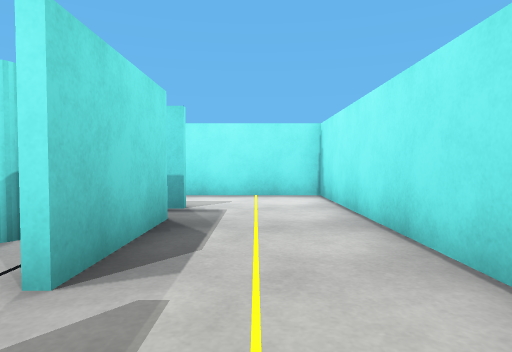
View 1 (above)

18 first-person views from a walk through a robot-simulator world made for Webots. The camera is 0.86 m above the floor, tilts 2° down and sees 75° across. The floor is counted in squares, 1 m on a side. Each view is taken from the middle of a square. On the plan, view 1 faces up. The plan holds only what a view shows up to about 11 squares ahead; the rest is blank. Robots are left out.

View 2
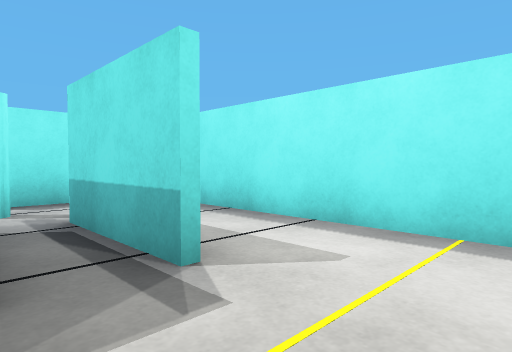

View 3
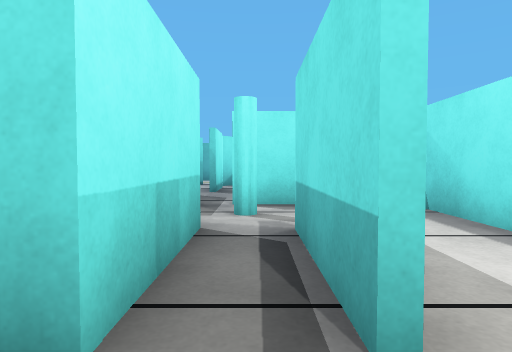

View 4
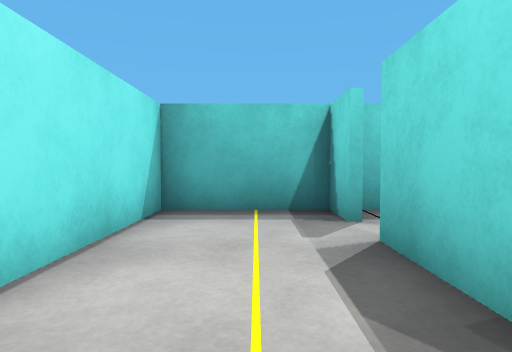

View 5
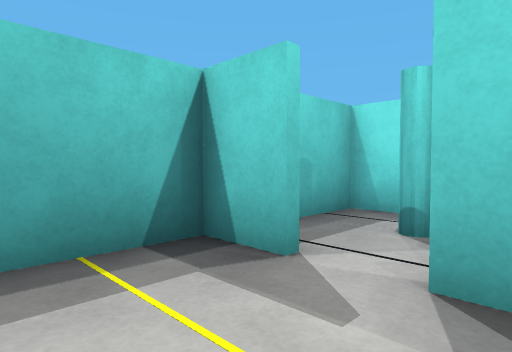

View 6
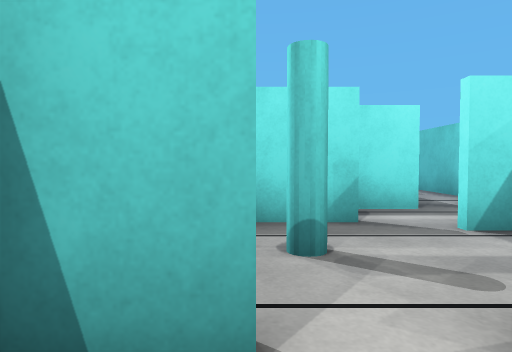

View 7
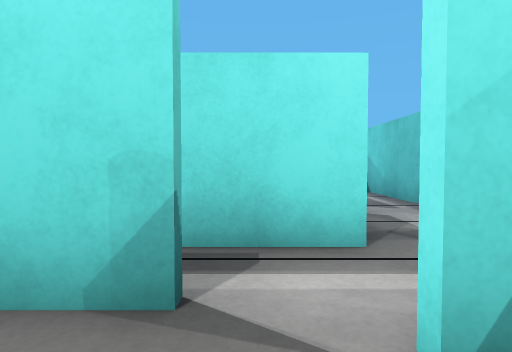

View 8
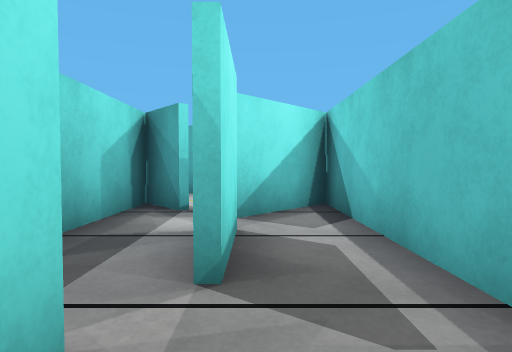

View 9
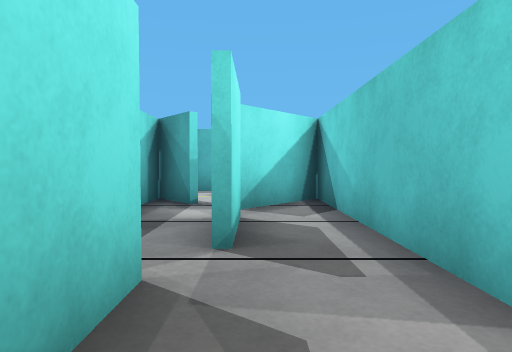

View 10
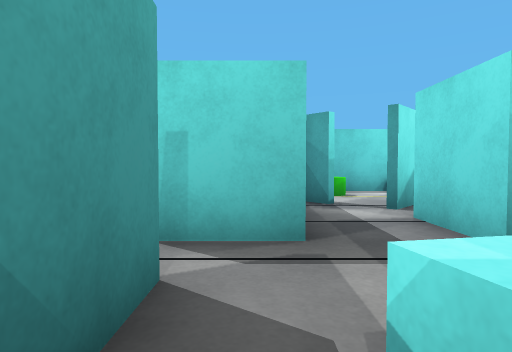

View 11
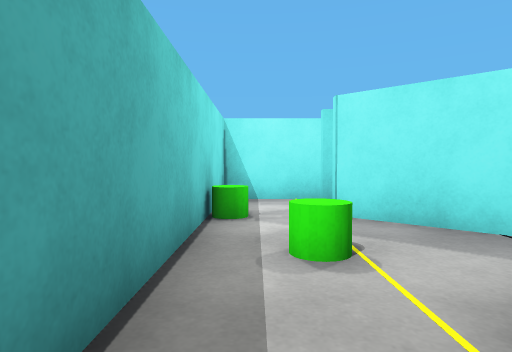

View 12
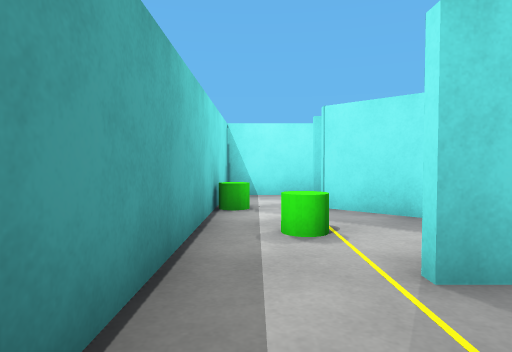

View 13
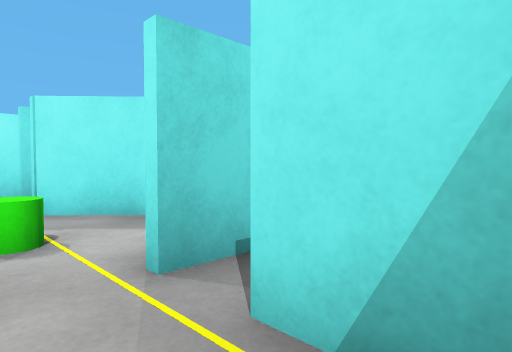

View 14
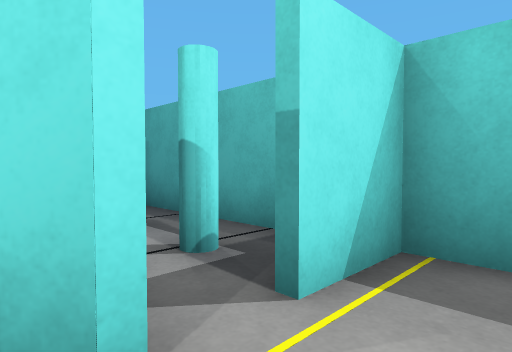

View 15
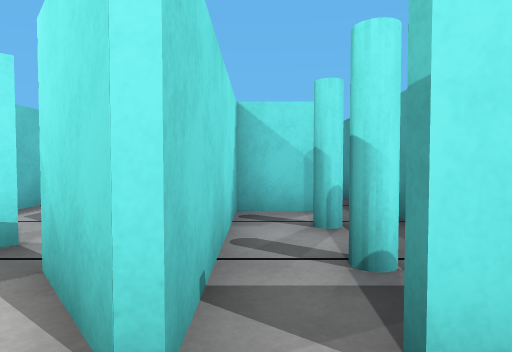

View 16
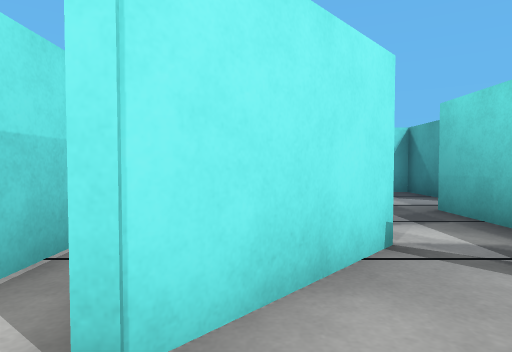

View 17
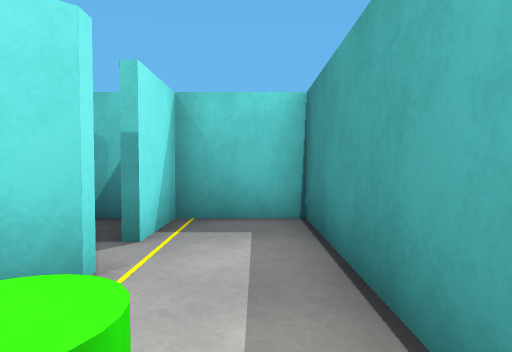

View 18
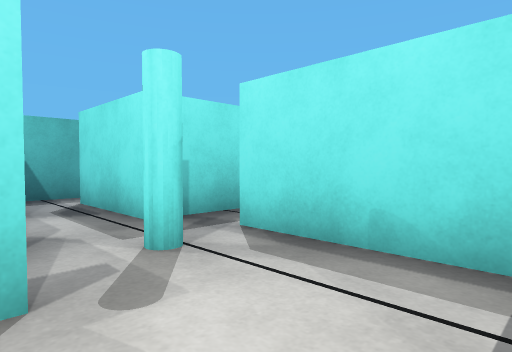

### Floor plan
Ten units are one square. View 1 is at (0, 0); x grows to the right and y downward. Boxes are objects, and circles mark ways between rooms. Rooms are numbered by the first view taken in them; rooms with no view inside come last. Other rooms are left out.
<svg viewBox="-183 -98 206 106">
<path fill="none" stroke="#000" d="M-14 -65 -45 -65M-46 -52 -14 -52 -14 -22M-14 -11 -14 3 18 3 18 -93 -65 -93M-72 -86 -72 -65M-49 -26 -49 3 -20 3M-43 -44 -43 -36M-64 -42 -64 -10M-104 -46 -124 -46M-95 -42 -70 -42M-94 -65 -124 -65M-124 -48 -104 -48M-124 -26 -107 -26M-72 -65 -72 -55M-107 -26 -107 -9M-95 -13 -66 -13 -66 -17M-154 -26 -139 -26M-139 -65 -154 -65M-160 -24 -143 -37M-134 -45 -157 -66M-135 -79 -156 -79M-154 -93 -178 -93 -178 3 -157 3 -157 -14M-149 3 -114 3M-141 -37 -154 -26M-109 -9 -109 -24 -160 -24M-89 3 -56 3M-114 3 -104 3M-124 -65 -139 -65M-154 -65 -132 -46M-139 -26 -124 -26"/>
<rect x="-35" y="-25" width="10" height="10" fill="#bbb"><title>cyan pole</title></rect>
<rect x="-35" y="-45" width="10" height="10" fill="#bbb"><title>cyan pole</title></rect>
<rect x="-65" y="-65" width="10" height="10" fill="#bbb"><title>cyan pole</title></rect>
<rect x="-85" y="-35" width="10" height="10" fill="#bbb"><title>cyan box</title></rect>
<rect x="-175" y="-75" width="10" height="10" fill="#bbb"><title>green cylinder</title></rect>
<rect x="-165" y="-45" width="10" height="10" fill="#bbb"><title>green cylinder</title></rect>
<rect x="-145" y="-15" width="10" height="10" fill="#bbb"><title>cyan pole</title></rect>
<rect x="-125" y="-15" width="10" height="10" fill="#bbb"><title>cyan pole</title></rect>
<circle cx="-10" cy="-20" r="3" fill="#2a7"/>
<circle cx="-40" cy="-60" r="3" fill="#2a7"/>
<circle cx="-55" cy="-70" r="3" fill="#2a7"/>
<circle cx="-50" cy="-40" r="3" fill="#2a7"/>
<circle cx="-70" cy="-50" r="3" fill="#2a7"/>
<circle cx="-100" cy="-30" r="3" fill="#2a7"/>
<circle cx="-115" cy="-60" r="3" fill="#2a7"/>
<circle cx="-115" cy="-40" r="3" fill="#2a7"/>
<circle cx="-100" cy="-10" r="3" fill="#2a7"/>
<circle cx="-150" cy="-20" r="3" fill="#2a7"/>
<circle cx="-140" cy="-40" r="3" fill="#2a7"/>
<circle cx="-110" cy="0" r="3" fill="#2a7"/>
<circle cx="-130" cy="-50" r="3" fill="#2a7"/>
<text x="-20" y="-60">1</text>
<text x="-30" y="-20">2</text>
<text x="-100" y="-50">3</text>
<text x="-60" y="-50">4</text>
<text x="-90" y="-30">5</text>
<text x="-160" y="-50">6</text>
<text x="-140" y="-10">7</text>
<text x="-90" y="0">8</text>
<text x="-130" y="-60">9</text>
<text x="-130" y="-40">10</text>
</svg>
Room 1 opens to room 2. Room 1 opens to room 4. Room 2 opens to room 4. Room 3 opens to room 4. Room 3 opens to room 5. Room 3 opens to room 9. Room 3 opens to room 10. Room 5 opens to room 8. Room 6 opens to room 7. Room 6 opens to room 10. Room 7 opens to room 8. Room 9 opens to room 10.

Where each view was taken, in squares from view 1:
view 1: 0 up, 0 right, facing up
view 2: 5 up, 1 right, facing up-left
view 3: 6 up, 0 right, facing left
view 4: 6 up, 0 right, facing down
view 5: 3 up, 1 right, facing down-left
view 6: 1 up, 0 right, facing left
view 7: 3 up, 3 left, facing left
view 8: 5 up, 8 left, facing left
view 9: 5 up, 7 left, facing left
view 10: 2 up, 7 left, facing left
view 11: 1 up, 17 left, facing up
view 12: 0 up, 17 left, facing up
view 13: 0 up, 17 left, facing up-right
view 14: 3 up, 17 left, facing down-right
view 15: 2 up, 17 left, facing right
view 16: 6 up, 17 left, facing right
view 17: 5 up, 17 left, facing down
view 18: 9 up, 4 left, facing down-left
